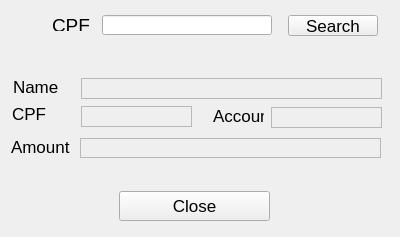
<?xml version="1.0" encoding="UTF-8"?>
<ui version="4.0">
 <class>check_balance</class>
 <widget class="QWidget" name="check_balance">
  <property name="geometry">
   <rect>
    <x>0</x>
    <y>0</y>
    <width>400</width>
    <height>237</height>
   </rect>
  </property>
  <property name="minimumSize">
   <size>
    <width>400</width>
    <height>237</height>
   </size>
  </property>
  <property name="maximumSize">
   <size>
    <width>400</width>
    <height>237</height>
   </size>
  </property>
  <property name="windowTitle">
   <string>Check balance</string>
  </property>
  <widget class="QLabel" name="account_text">
   <property name="geometry">
    <rect>
     <x>213</x>
     <y>105</y>
     <width>51</width>
     <height>21</height>
    </rect>
   </property>
   <property name="font">
    <font>
     <pointsize>13</pointsize>
    </font>
   </property>
   <property name="frameShadow">
    <enum>QFrame::Plain</enum>
   </property>
   <property name="text">
    <string notr="true">Account</string>
   </property>
  </widget>
  <widget class="QLabel" name="error_message">
   <property name="geometry">
    <rect>
     <x>86</x>
     <y>43</y>
     <width>201</width>
     <height>20</height>
    </rect>
   </property>
   <property name="font">
    <font>
     <pointsize>13</pointsize>
    </font>
   </property>
   <property name="text">
    <string/>
   </property>
   <property name="alignment">
    <set>Qt::AlignCenter</set>
   </property>
  </widget>
  <widget class="QLabel" name="account_output">
   <property name="geometry">
    <rect>
     <x>271</x>
     <y>107</y>
     <width>111</width>
     <height>21</height>
    </rect>
   </property>
   <property name="font">
    <font>
     <pointsize>13</pointsize>
    </font>
   </property>
   <property name="frameShape">
    <enum>QFrame::StyledPanel</enum>
   </property>
   <property name="text">
    <string/>
   </property>
   <property name="alignment">
    <set>Qt::AlignCenter</set>
   </property>
  </widget>
  <widget class="QLineEdit" name="cpf_field_input">
   <property name="geometry">
    <rect>
     <x>102</x>
     <y>15</y>
     <width>170</width>
     <height>20</height>
    </rect>
   </property>
   <property name="font">
    <font>
     <pointsize>13</pointsize>
    </font>
   </property>
   <property name="maxLength">
    <number>11</number>
   </property>
   <property name="alignment">
    <set>Qt::AlignCenter</set>
   </property>
   <property name="placeholderText">
    <string/>
   </property>
  </widget>
  <widget class="QPushButton" name="close_button">
   <property name="geometry">
    <rect>
     <x>119</x>
     <y>191</y>
     <width>151</width>
     <height>30</height>
    </rect>
   </property>
   <property name="font">
    <font>
     <pointsize>13</pointsize>
    </font>
   </property>
   <property name="text">
    <string>Close</string>
   </property>
  </widget>
  <widget class="QLabel" name="amount_text">
   <property name="geometry">
    <rect>
     <x>11</x>
     <y>136</y>
     <width>61</width>
     <height>21</height>
    </rect>
   </property>
   <property name="sizePolicy">
    <sizepolicy hsizetype="Preferred" vsizetype="Fixed">
     <horstretch>0</horstretch>
     <verstretch>0</verstretch>
    </sizepolicy>
   </property>
   <property name="font">
    <font>
     <pointsize>13</pointsize>
    </font>
   </property>
   <property name="frameShadow">
    <enum>QFrame::Plain</enum>
   </property>
   <property name="text">
    <string notr="true">Amount</string>
   </property>
  </widget>
  <widget class="QLabel" name="name_output">
   <property name="geometry">
    <rect>
     <x>81</x>
     <y>78</y>
     <width>301</width>
     <height>21</height>
    </rect>
   </property>
   <property name="font">
    <font>
     <pointsize>13</pointsize>
    </font>
   </property>
   <property name="frameShape">
    <enum>QFrame::StyledPanel</enum>
   </property>
   <property name="text">
    <string/>
   </property>
  </widget>
  <widget class="QLabel" name="name_text">
   <property name="geometry">
    <rect>
     <x>13</x>
     <y>76</y>
     <width>71</width>
     <height>21</height>
    </rect>
   </property>
   <property name="font">
    <font>
     <pointsize>13</pointsize>
    </font>
   </property>
   <property name="frameShadow">
    <enum>QFrame::Plain</enum>
   </property>
   <property name="text">
    <string notr="true">Name</string>
   </property>
  </widget>
  <widget class="QLabel" name="cpf_text_input">
   <property name="geometry">
    <rect>
     <x>52</x>
     <y>19</y>
     <width>44</width>
     <height>12</height>
    </rect>
   </property>
   <property name="font">
    <font>
     <pointsize>14</pointsize>
    </font>
   </property>
   <property name="frameShadow">
    <enum>QFrame::Plain</enum>
   </property>
   <property name="text">
    <string notr="true">CPF</string>
   </property>
  </widget>
  <widget class="QLabel" name="cpf_output">
   <property name="geometry">
    <rect>
     <x>81</x>
     <y>106</y>
     <width>111</width>
     <height>21</height>
    </rect>
   </property>
   <property name="font">
    <font>
     <pointsize>13</pointsize>
    </font>
   </property>
   <property name="frameShape">
    <enum>QFrame::StyledPanel</enum>
   </property>
   <property name="text">
    <string/>
   </property>
  </widget>
  <widget class="QLabel" name="amount_output">
   <property name="geometry">
    <rect>
     <x>80</x>
     <y>138</y>
     <width>301</width>
     <height>20</height>
    </rect>
   </property>
   <property name="font">
    <font>
     <pointsize>13</pointsize>
    </font>
   </property>
   <property name="frameShape">
    <enum>QFrame::StyledPanel</enum>
   </property>
   <property name="text">
    <string/>
   </property>
   <property name="alignment">
    <set>Qt::AlignCenter</set>
   </property>
  </widget>
  <widget class="QPushButton" name="search_button">
   <property name="geometry">
    <rect>
     <x>288</x>
     <y>15</y>
     <width>90</width>
     <height>21</height>
    </rect>
   </property>
   <property name="font">
    <font>
     <pointsize>13</pointsize>
    </font>
   </property>
   <property name="text">
    <string>Search</string>
   </property>
  </widget>
  <widget class="QLabel" name="cpf_text_output">
   <property name="geometry">
    <rect>
     <x>12</x>
     <y>103</y>
     <width>45</width>
     <height>21</height>
    </rect>
   </property>
   <property name="font">
    <font>
     <pointsize>13</pointsize>
    </font>
   </property>
   <property name="frameShadow">
    <enum>QFrame::Plain</enum>
   </property>
   <property name="text">
    <string notr="true">CPF</string>
   </property>
  </widget>
 </widget>
 <tabstops>
  <tabstop>cpf_field_input</tabstop>
  <tabstop>search_button</tabstop>
  <tabstop>close_button</tabstop>
 </tabstops>
 <resources/>
 <connections/>
</ui>
